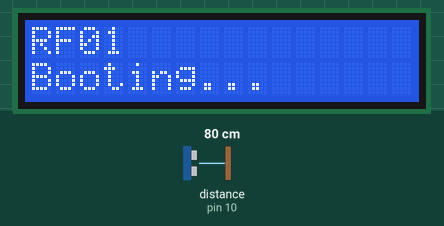
Simulated run of this sketch. Board: Arduino Uno, built with avr-gcc and run on an emulated ATmega328P. Parts: 16×2 character LCD. The inputs (shaded band) are chosen by the test bench; at power-on: distance to the obstacle (sensor on pin 10) 80 cm. The echo pulse lasts 58.3 µs per cm; what the sketch prints to the serial monitor is not drawn.

Above: at 0.1 s.
At 5.2 s:
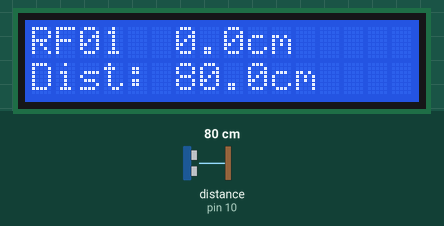

The sketch:

rice_field_monitor_usb_bridge.ino
```cpp
/**
 * JSN-SR04T Water Level Monitor — USB Bridge Test Sketch
 * =========================================================
 * For mock deployment while waiting for A7680C 4G module.
 * Sends readings over USB serial → Python bridge → Dashboard.
 *
 * SIM module pins (D2, D3, D4) are RESERVED — do not connect yet.
 *
 * Configure per device:
 *   DEVICE_ID   = "RF01", "RF02", or "RF03"
 *   FIELD_DEPTH = 50.0,  65.0,    85.0
 */

#include <Wire.h>
#include <LiquidCrystal_I2C.h>

// ─── CONFIGURE PER DEVICE ───────────────────────────
const String DEVICE_ID      = "RF01";       // Change per Arduino
const float FIELD_DEPTH_CM  = 50.0;         // Change per Arduino
// ────────────────────────────────────────────────────

#define TRIG_PIN  9
#define ECHO_PIN  10

// Reserved for A7680C (do not connect yet):
#define SIM_RX     2
#define SIM_TX     3
#define SIM_PWRKEY 4

LiquidCrystal_I2C lcd(0x27, 16, 2);

unsigned long lastRead = 0;
const unsigned long READ_INTERVAL = 5000;  // 5 seconds for testing

void setup() {
  Serial.begin(9600);

  pinMode(TRIG_PIN, OUTPUT);
  pinMode(ECHO_PIN, INPUT);

  // Reserved SIM pins — set as inputs with pull-ups
  pinMode(SIM_RX, INPUT_PULLUP);
  pinMode(SIM_TX, INPUT_PULLUP);
  pinMode(SIM_PWRKEY, INPUT_PULLUP);

  lcd.init();
  lcd.backlight();
  lcd.setCursor(0, 0);
  lcd.print(DEVICE_ID);
  lcd.setCursor(0, 1);
  lcd.print("Booting...");
  delay(1000);
  lcd.clear();

  Serial.println("[BOOT] " + DEVICE_ID + " ready — USB bridge mode");
  Serial.println("[BOOT] Field depth: " + String(FIELD_DEPTH_CM) + " cm");
}

void loop() {
  unsigned long now = millis();

  if (now - lastRead >= READ_INTERVAL) {
    takeReading();
    lastRead = now;
  }
}

void takeReading() {
  // Average 5 samples
  float total = 0;
  int valid = 0;

  for (int i = 0; i < 5; i++) {
    float dist = readDistance();
    if (dist >= 25.0 && dist < 400.0) {
      total += dist;
      valid++;
    }
    delay(10);
  }

  if (valid == 0) {
    Serial.println("[MEASURE] Distance: ERROR | Water Level: ERROR");
    lcd.setCursor(0, 0);
    lcd.print(DEVICE_ID + " ERR!       ");
    return;
  }

  float avgDist = total / valid;
  float waterLevel = FIELD_DEPTH_CM - avgDist;
  if (waterLevel < 0) waterLevel = 0;
  if (waterLevel > FIELD_DEPTH_CM) waterLevel = FIELD_DEPTH_CM;

  // Output for Python bridge
  Serial.print("[MEASURE] Distance: ");
  Serial.print(avgDist, 1);
  Serial.print(" cm | Water Level: ");
  Serial.print(waterLevel, 1);
  Serial.println(" cm");

  // Update LCD
  lcd.setCursor(0, 0);
  lcd.print(DEVICE_ID + "          ");
  lcd.setCursor(0, 0);
  lcd.print(DEVICE_ID);

  lcd.setCursor(6, 0);
  lcd.print(waterLevel, 1);
  lcd.print("cm   ");

  lcd.setCursor(0, 1);
  lcd.print("Dist: ");
  lcd.print(avgDist, 1);
  lcd.print("cm   ");
}

float readDistance() {
  digitalWrite(TRIG_PIN, LOW);
  delayMicroseconds(2);
  digitalWrite(TRIG_PIN, HIGH);
  delayMicroseconds(10);
  digitalWrite(TRIG_PIN, LOW);

  unsigned long duration = pulseIn(ECHO_PIN, HIGH, 30000);

  if (duration == 0) return -1;
  return (duration * 0.0343) / 2.0;
}
```
